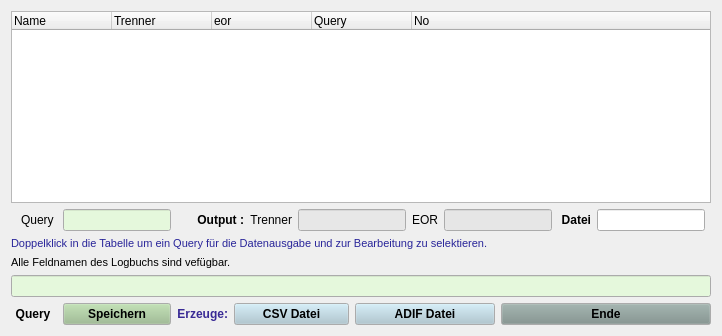
     <widget class="QWidget" name="tab_2" >
      <attribute name="title" >
       <string>  Query      </string>
      </attribute>
      <layout class="QGridLayout" name="gridLayout_2" >
       <item row="0" column="0" colspan="13" >
        <widget class="QTreeWidget" name="queryList" >
         <property name="focusPolicy" >
          <enum>Qt::NoFocus</enum>
         </property>
         <property name="horizontalScrollBarPolicy" >
          <enum>Qt::ScrollBarAsNeeded</enum>
         </property>
         <property name="rootIsDecorated" >
          <bool>false</bool>
         </property>
         <property name="sortingEnabled" >
          <bool>false</bool>
         </property>
         <property name="allColumnsShowFocus" >
          <bool>true</bool>
         </property>
         <column>
          <property name="text" >
           <string>Name</string>
          </property>
         </column>
         <column>
          <property name="text" >
           <string>Trenner</string>
          </property>
         </column>
         <column>
          <property name="text" >
           <string>eor</string>
          </property>
         </column>
         <column>
          <property name="text" >
           <string>Query</string>
          </property>
         </column>
         <column>
          <property name="text" >
           <string>No</string>
          </property>
         </column>
        </widget>
       </item>
       <item row="1" column="0" >
        <widget class="QLabel" name="label_3" >
         <property name="font" >
          <font>
           <pointsize>9</pointsize>
          </font>
         </property>
         <property name="text" >
          <string>   Query </string>
         </property>
         <property name="alignment" >
          <set>Qt::AlignRight|Qt::AlignTrailing|Qt::AlignVCenter</set>
         </property>
        </widget>
       </item>
       <item row="1" column="1" >
        <widget class="QLineEdit" name="lineEditQname" >
         <property name="palette" >
          <palette>
           <active>
            <colorrole role="Base" >
             <brush brushstyle="SolidPattern" >
              <color alpha="255" >
               <red>229</red>
               <green>248</green>
               <blue>220</blue>
              </color>
             </brush>
            </colorrole>
           </active>
           <inactive>
            <colorrole role="Base" >
             <brush brushstyle="SolidPattern" >
              <color alpha="255" >
               <red>229</red>
               <green>248</green>
               <blue>220</blue>
              </color>
             </brush>
            </colorrole>
           </inactive>
           <disabled>
            <colorrole role="Base" >
             <brush brushstyle="SolidPattern" >
              <color alpha="255" >
               <red>244</red>
               <green>244</green>
               <blue>244</blue>
              </color>
             </brush>
            </colorrole>
           </disabled>
          </palette>
         </property>
        </widget>
       </item>
       <item row="1" column="2" colspan="2" >
        <widget class="QLabel" name="label_4" >
         <property name="font" >
          <font>
           <weight>75</weight>
           <bold>true</bold>
          </font>
         </property>
         <property name="text" >
          <string>      Output :</string>
         </property>
         <property name="alignment" >
          <set>Qt::AlignRight|Qt::AlignTrailing|Qt::AlignVCenter</set>
         </property>
        </widget>
       </item>
       <item row="1" column="4" >
        <widget class="QLabel" name="label_8" >
         <property name="text" >
          <string>Trenner</string>
         </property>
         <property name="alignment" >
          <set>Qt::AlignRight|Qt::AlignTrailing|Qt::AlignVCenter</set>
         </property>
        </widget>
       </item>
       <item row="1" column="5" colspan="2" >
        <widget class="QLineEdit" name="lineEditTrenner" >
         <property name="palette" >
          <palette>
           <active>
            <colorrole role="Base" >
             <brush brushstyle="SolidPattern" >
              <color alpha="255" >
               <red>231</red>
               <green>231</green>
               <blue>231</blue>
              </color>
             </brush>
            </colorrole>
           </active>
           <inactive>
            <colorrole role="Base" >
             <brush brushstyle="SolidPattern" >
              <color alpha="255" >
               <red>231</red>
               <green>231</green>
               <blue>231</blue>
              </color>
             </brush>
            </colorrole>
           </inactive>
           <disabled>
            <colorrole role="Base" >
             <brush brushstyle="SolidPattern" >
              <color alpha="255" >
               <red>244</red>
               <green>244</green>
               <blue>244</blue>
              </color>
             </brush>
            </colorrole>
           </disabled>
          </palette>
         </property>
         <property name="focusPolicy" >
          <enum>Qt::NoFocus</enum>
         </property>
         <property name="text" >
          <string/>
         </property>
         <property name="alignment" >
          <set>Qt::AlignCenter</set>
         </property>
        </widget>
       </item>
       <item row="1" column="7" >
        <widget class="QLabel" name="label_9" >
         <property name="text" >
          <string>EOR</string>
         </property>
         <property name="alignment" >
          <set>Qt::AlignRight|Qt::AlignTrailing|Qt::AlignVCenter</set>
         </property>
        </widget>
       </item>
       <item row="1" column="8" colspan="2" >
        <widget class="QLineEdit" name="lineEditEor" >
         <property name="palette" >
          <palette>
           <active>
            <colorrole role="Base" >
             <brush brushstyle="SolidPattern" >
              <color alpha="255" >
               <red>230</red>
               <green>230</green>
               <blue>230</blue>
              </color>
             </brush>
            </colorrole>
           </active>
           <inactive>
            <colorrole role="Base" >
             <brush brushstyle="SolidPattern" >
              <color alpha="255" >
               <red>230</red>
               <green>230</green>
               <blue>230</blue>
              </color>
             </brush>
            </colorrole>
           </inactive>
           <disabled>
            <colorrole role="Base" >
             <brush brushstyle="SolidPattern" >
              <color alpha="255" >
               <red>244</red>
               <green>244</green>
               <blue>244</blue>
              </color>
             </brush>
            </colorrole>
           </disabled>
          </palette>
         </property>
         <property name="focusPolicy" >
          <enum>Qt::NoFocus</enum>
         </property>
         <property name="text" >
          <string/>
         </property>
         <property name="alignment" >
          <set>Qt::AlignCenter</set>
         </property>
        </widget>
       </item>
       <item row="1" column="10" >
        <widget class="QLabel" name="label_10" >
         <property name="font" >
          <font>
           <weight>75</weight>
           <bold>true</bold>
          </font>
         </property>
         <property name="text" >
          <string> Datei</string>
         </property>
         <property name="alignment" >
          <set>Qt::AlignRight|Qt::AlignTrailing|Qt::AlignVCenter</set>
         </property>
        </widget>
       </item>
       <item row="1" column="11" >
        <widget class="QLineEdit" name="lineEditOutfile" >
         <property name="text" >
          <string/>
         </property>
        </widget>
       </item>
       <item row="1" column="12" >
        <spacer name="horizontalSpacer" >
         <property name="orientation" >
          <enum>Qt::Horizontal</enum>
         </property>
         <property name="sizeHint" stdset="0" >
          <size>
           <width>0</width>
           <height>20</height>
          </size>
         </property>
        </spacer>
       </item>
       <item row="2" column="0" colspan="13" >
        <widget class="QLabel" name="label_7" >
         <property name="palette" >
          <palette>
           <active>
            <colorrole role="WindowText" >
             <brush brushstyle="SolidPattern" >
              <color alpha="255" >
               <red>40</red>
               <green>36</green>
               <blue>153</blue>
              </color>
             </brush>
            </colorrole>
           </active>
           <inactive>
            <colorrole role="WindowText" >
             <brush brushstyle="SolidPattern" >
              <color alpha="255" >
               <red>40</red>
               <green>36</green>
               <blue>153</blue>
              </color>
             </brush>
            </colorrole>
           </inactive>
           <disabled>
            <colorrole role="WindowText" >
             <brush brushstyle="SolidPattern" >
              <color alpha="255" >
               <red>146</red>
               <green>145</green>
               <blue>144</blue>
              </color>
             </brush>
            </colorrole>
           </disabled>
          </palette>
         </property>
         <property name="font" >
          <font>
           <pointsize>8</pointsize>
          </font>
         </property>
         <property name="text" >
          <string>Doppelklick in die Tabelle um ein Query für die Datenausgabe und zur Bearbeitung zu selektieren.</string>
         </property>
        </widget>
       </item>
       <item row="3" column="0" colspan="12" >
        <widget class="QLabel" name="label_5" >
         <property name="font" >
          <font>
           <pointsize>8</pointsize>
          </font>
         </property>
         <property name="text" >
          <string>Alle Feldnamen des Logbuchs sind vefügbar.</string>
         </property>
        </widget>
       </item>
       <item row="4" column="0" colspan="13" >
        <widget class="QLineEdit" name="lineEditQuery" >
         <property name="palette" >
          <palette>
           <active>
            <colorrole role="Base" >
             <brush brushstyle="SolidPattern" >
              <color alpha="255" >
               <red>229</red>
               <green>248</green>
               <blue>220</blue>
              </color>
             </brush>
            </colorrole>
           </active>
           <inactive>
            <colorrole role="Base" >
             <brush brushstyle="SolidPattern" >
              <color alpha="255" >
               <red>229</red>
               <green>248</green>
               <blue>220</blue>
              </color>
             </brush>
            </colorrole>
           </inactive>
           <disabled>
            <colorrole role="Base" >
             <brush brushstyle="SolidPattern" >
              <color alpha="255" >
               <red>244</red>
               <green>244</green>
               <blue>244</blue>
              </color>
             </brush>
            </colorrole>
           </disabled>
          </palette>
         </property>
         <property name="focusPolicy" >
          <enum>Qt::NoFocus</enum>
         </property>
        </widget>
       </item>
       <item row="5" column="0" >
        <widget class="QLabel" name="label_6" >
         <property name="font" >
          <font>
           <weight>75</weight>
           <bold>true</bold>
          </font>
         </property>
         <property name="text" >
          <string> Query  </string>
         </property>
         <property name="alignment" >
          <set>Qt::AlignRight|Qt::AlignTrailing|Qt::AlignVCenter</set>
         </property>
        </widget>
       </item>
       <item row="5" column="1" >
        <widget class="QPushButton" name="ButtonSave" >
         <property name="palette" >
          <palette>
           <active>
            <colorrole role="Button" >
             <brush brushstyle="SolidPattern" >
              <color alpha="255" >
               <red>152</red>
               <green>187</green>
               <blue>139</blue>
              </color>
             </brush>
            </colorrole>
           </active>
           <inactive>
            <colorrole role="Button" >
             <brush brushstyle="SolidPattern" >
              <color alpha="255" >
               <red>152</red>
               <green>187</green>
               <blue>139</blue>
              </color>
             </brush>
            </colorrole>
           </inactive>
           <disabled>
            <colorrole role="Button" >
             <brush brushstyle="SolidPattern" >
              <color alpha="255" >
               <red>152</red>
               <green>187</green>
               <blue>139</blue>
              </color>
             </brush>
            </colorrole>
           </disabled>
          </palette>
         </property>
         <property name="font" >
          <font>
           <weight>75</weight>
           <bold>true</bold>
          </font>
         </property>
         <property name="focusPolicy" >
          <enum>Qt::NoFocus</enum>
         </property>
         <property name="text" >
          <string>Speichern</string>
         </property>
        </widget>
       </item>
       <item row="5" column="2" >
        <widget class="QLabel" name="label_21" >
         <property name="palette" >
          <palette>
           <active>
            <colorrole role="WindowText" >
             <brush brushstyle="SolidPattern" >
              <color alpha="255" >
               <red>57</red>
               <green>42</green>
               <blue>149</blue>
              </color>
             </brush>
            </colorrole>
           </active>
           <inactive>
            <colorrole role="WindowText" >
             <brush brushstyle="SolidPattern" >
              <color alpha="255" >
               <red>57</red>
               <green>42</green>
               <blue>149</blue>
              </color>
             </brush>
            </colorrole>
           </inactive>
           <disabled>
            <colorrole role="WindowText" >
             <brush brushstyle="SolidPattern" >
              <color alpha="255" >
               <red>146</red>
               <green>145</green>
               <blue>144</blue>
              </color>
             </brush>
            </colorrole>
           </disabled>
          </palette>
         </property>
         <property name="font" >
          <font>
           <weight>75</weight>
           <bold>true</bold>
          </font>
         </property>
         <property name="text" >
          <string>Erzeuge:</string>
         </property>
         <property name="alignment" >
          <set>Qt::AlignRight|Qt::AlignTrailing|Qt::AlignVCenter</set>
         </property>
        </widget>
       </item>
       <item row="5" column="3" colspan="3" >
        <widget class="QPushButton" name="ButtonMkText" >
         <property name="palette" >
          <palette>
           <active>
            <colorrole role="Button" >
             <brush brushstyle="SolidPattern" >
              <color alpha="255" >
               <red>170</red>
               <green>197</green>
               <blue>208</blue>
              </color>
             </brush>
            </colorrole>
           </active>
           <inactive>
            <colorrole role="Button" >
             <brush brushstyle="SolidPattern" >
              <color alpha="255" >
               <red>170</red>
               <green>197</green>
               <blue>208</blue>
              </color>
             </brush>
            </colorrole>
           </inactive>
           <disabled>
            <colorrole role="Button" >
             <brush brushstyle="SolidPattern" >
              <color alpha="255" >
               <red>170</red>
               <green>197</green>
               <blue>208</blue>
              </color>
             </brush>
            </colorrole>
           </disabled>
          </palette>
         </property>
         <property name="font" >
          <font>
           <weight>75</weight>
           <bold>true</bold>
          </font>
         </property>
         <property name="focusPolicy" >
          <enum>Qt::NoFocus</enum>
         </property>
         <property name="text" >
          <string>CSV Datei</string>
         </property>
        </widget>
       </item>
       <item row="5" column="6" colspan="3" >
        <widget class="QPushButton" name="ButtonMkAdif" >
         <property name="palette" >
          <palette>
           <active>
            <colorrole role="Button" >
             <brush brushstyle="SolidPattern" >
              <color alpha="255" >
               <red>170</red>
               <green>197</green>
               <blue>208</blue>
              </color>
             </brush>
            </colorrole>
           </active>
           <inactive>
            <colorrole role="Button" >
             <brush brushstyle="SolidPattern" >
              <color alpha="255" >
               <red>170</red>
               <green>197</green>
               <blue>208</blue>
              </color>
             </brush>
            </colorrole>
           </inactive>
           <disabled>
            <colorrole role="Button" >
             <brush brushstyle="SolidPattern" >
              <color alpha="255" >
               <red>170</red>
               <green>197</green>
               <blue>208</blue>
              </color>
             </brush>
            </colorrole>
           </disabled>
          </palette>
         </property>
         <property name="font" >
          <font>
           <weight>75</weight>
           <bold>true</bold>
          </font>
         </property>
         <property name="focusPolicy" >
          <enum>Qt::NoFocus</enum>
         </property>
         <property name="text" >
          <string>ADIF Datei</string>
         </property>
        </widget>
       </item>
       <item row="5" column="9" colspan="4" >
        <widget class="QPushButton" name="ButtonExit" >
         <property name="palette" >
          <palette>
           <active>
            <colorrole role="Button" >
             <brush brushstyle="SolidPattern" >
              <color alpha="255" >
               <red>126</red>
               <green>144</green>
               <blue>139</blue>
              </color>
             </brush>
            </colorrole>
           </active>
           <inactive>
            <colorrole role="Button" >
             <brush brushstyle="SolidPattern" >
              <color alpha="255" >
               <red>126</red>
               <green>144</green>
               <blue>139</blue>
              </color>
             </brush>
            </colorrole>
           </inactive>
           <disabled>
            <colorrole role="Button" >
             <brush brushstyle="SolidPattern" >
              <color alpha="255" >
               <red>126</red>
               <green>144</green>
               <blue>139</blue>
              </color>
             </brush>
            </colorrole>
           </disabled>
          </palette>
         </property>
         <property name="font" >
          <font>
           <weight>75</weight>
           <bold>true</bold>
          </font>
         </property>
         <property name="focusPolicy" >
          <enum>Qt::NoFocus</enum>
         </property>
         <property name="text" >
          <string>Ende</string>
         </property>
        </widget>
       </item>
      </layout>
     </widget>
